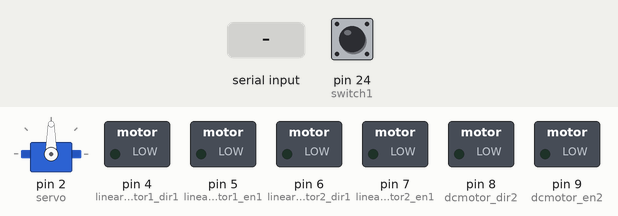
The sketch below on a simulated Arduino Mega 2560, built with avr-gcc and run on an emulated ATmega2560. On the bench: servo, switched loads named in the sketch (green lamp = pin HIGH). The inputs (shaded band) are chosen by the test bench; at power-on: pin 24 (switch1) HIGH. What the sketch prints to the serial monitor is not drawn.

Above: at 1.2 s.
1.3 s: "a" received over the second serial link
At 2.9 s:
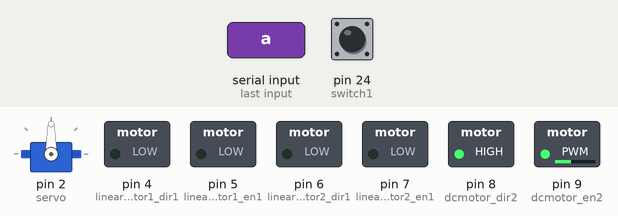
3.8 s: "c" received over the second serial link
At 6.0 s:
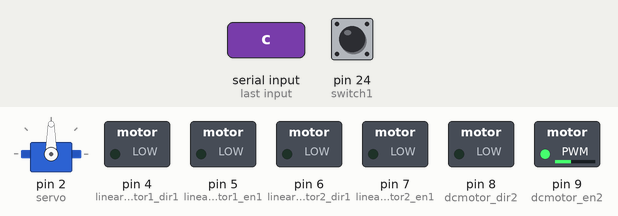
6.3 s: "b" received over the second serial link
At 7.8 s:
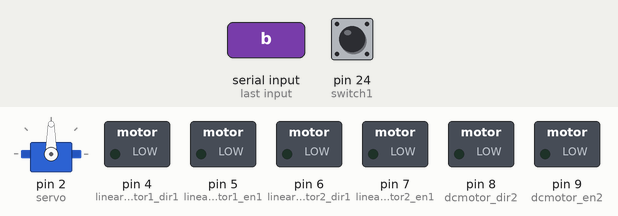
Timing chart, 0 to 9.3 s (numbered marks = the images above; inputs shaded):
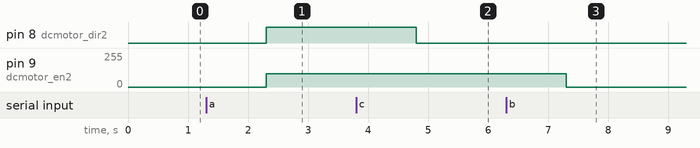

The sketch:

aduinoMegacode.ino
```cpp
#include <Servo.h>
int potentiometer = A0;
int linearmotor1_dir1 = 4;
int linearmotor1_en1 = 5;
int linearmotor2_dir1 = 6;
int linearmotor2_en1 = 7;
int dcmotor_dir2 = 8;
int dcmotor_en2 = 9;
int switch1 = 24;
int servo = 2;

Servo myServo;

int angle = 0;


String receivedMessage = "";
int potvalue = analogRead(potentiometer); // 가변저항 값

void setup() {
  Serial.begin(9600);       // 기본 시리얼 통신 (USB 연결용)
  Serial1.begin(9600);
  // 포텐셔미터 핀 설정
  pinMode(potentiometer, INPUT);

  // 선형 모터 핀 설정
  pinMode(linearmotor1_dir1, OUTPUT);
  pinMode(linearmotor1_en1, OUTPUT);
  pinMode(linearmotor2_dir1, OUTPUT);
  pinMode(linearmotor2_en1, OUTPUT);

  // DC 모터 핀 설정
  pinMode(dcmotor_dir2, OUTPUT);
  pinMode(dcmotor_en2, OUTPUT);

  // 스위치 핀 설정
  pinMode(switch1, INPUT_PULLUP);  // 스위치가 풀업 저항을 사용할 경우

  // 서보 모터 핀 설정
  pinMode(servo, OUTPUT);
      // Serial1: RX1 -> 19, TX1 -> 18 (ESP8266과의 통신) / rx - D3, tx - D4

  myServo.attach(servo);
}

void loop() {
  // Serial1로부터 메시지를 수신
  if (Serial1.available()) {
    String receivedMessage = Serial1.readString(); // 수신된 메시지를 문자열로 저장
    Serial.println("Received from ESP8266: " + receivedMessage);
    Serial.println(receivedMessage[0]); // 메시지를 시리얼 모니터에 출력

  //모터 구동 알고리즘
  //좌우 모터제어
    if(receivedMessage[0] == 'a'){
      digitalWrite(dcmotor_dir2, HIGH);
      analogWrite(dcmotor_en2, 100);
    }
    else if(receivedMessage[0] == 'c'){
      digitalWrite(dcmotor_dir2, LOW);
      analogWrite(dcmotor_en2, 100);
    }
    else if(receivedMessage[0] == 'b'){
      digitalWrite(dcmotor_dir2, LOW);
      analogWrite(dcmotor_en2, 0);
    }
    // 상하 움직임 제어
    if(receivedMessage[1] == 'd'){
      digitalWrite(linearmotor2_dir1, HIGH);
      analogWrite(linearmotor2_en1, 100);
    }
    else if(receivedMessage[1] == 'f'){
      digitalWrite(linearmotor2_dir1, LOW);
      analogWrite(linearmotor2_en1, 100);
    }
    else if(receivedMessage[1] == 'e'){
      digitalWrite(linearmotor2_dir1, LOW);
      analogWrite(linearmotor2_en1, 0);
    }
    // 덤프, 피칭
    // 피칭 구조
    if(digitalRead(switch1) == 0){
      if(receivedMessage[2] == 'g'){
        myServo.write(0);
      }
      else if(receivedMessage[2] == 'i'){
        myServo.write(180);
      }
      else if(receivedMessage[2] == 'h'){
        myServo.write(90);

      }

      if(potvalue < 500){
        digitalWrite(linearmotor2_dir1, HIGH);
        analogWrite(linearmotor2_en1, 100);
        // 덤프 구조 살짝 올려서 스위치 off / 시간으로 조정을 할지 코드 한번으로 가능한지 테스트 필요
      }
    }
    // 덤프 구조 on
    else{
      if(receivedMessage[2] == 'g'){
        digitalWrite(linearmotor1_dir1, HIGH);
        analogWrite(linearmotor1_en1, 100);
        myServo.write(0);
      }
      else if(receivedMessage[2] == 'i'){
        digitalWrite(linearmotor1_dir1, LOW);
        analogWrite(linearmotor1_en1, 100);
        myServo.write(180);
      }
      else if(receivedMessage[2] == 'h'){
        digitalWrite(linearmotor1_dir1, LOW);
        analogWrite(linearmotor1_en1, 0);
        myServo.write(90);
 // 서보 모터와 linearmotor동시 구동 각도에 따라 서보 모터 또는 리니어 모터 속도 제어로 각도 정하기
      }
    }


    Serial.println(potvalue);
    int switch1_value = digitalRead(switch1);
    Serial.println(switch1_value);
    Serial.println(receivedMessage[2]);
    Serial.println(receivedMessage);
 // 메시지를 시리얼 모니터에 출력
  }
}
```

Measured:
- after the input at 1.3 s, pin 8 (dcmotor_dir2): LOW → HIGH after 1.0 s; pin 9 (dcmotor_en2): 0/255 → 100/255 after 1.0 s
- after the input at 3.8 s, pin 8 (dcmotor_dir2): HIGH → LOW after 1.0 s
- after the input at 6.3 s, pin 9 (dcmotor_en2): 100/255 → 0/255 after 1.0 s
